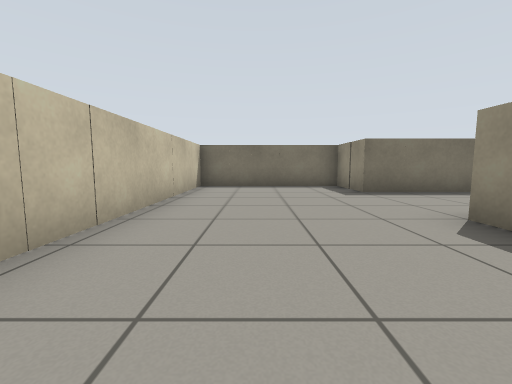
[1] (above)

16 first-person views from a walk through a Gazebo world. The camera is 0.64 m above the floor, tilts 6° down and sees 90° across. The floor is counted in squares, 1 m on a side. Each view is taken from the middle of a square. On the plan, view 1 faces up. The plan holds only what a view shows up to about 9 squares ahead; the rest is blank. Robots are left out. Surface patterns are stand-ins for the level's own textures.

[2]
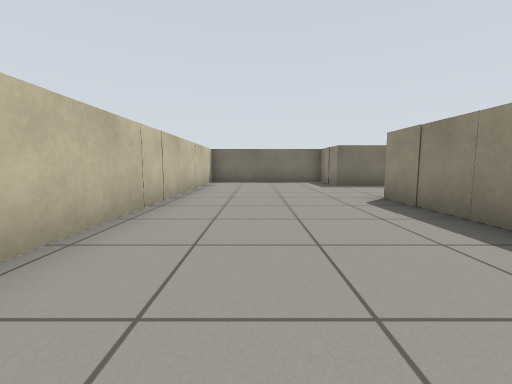

[3]
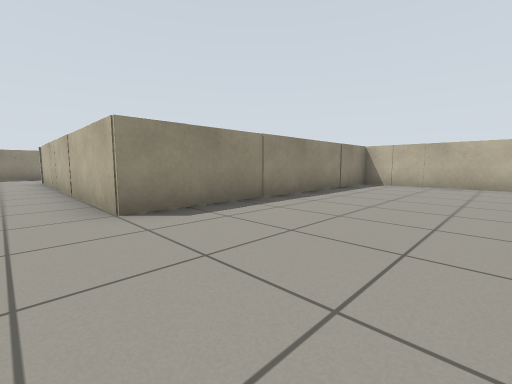

[4]
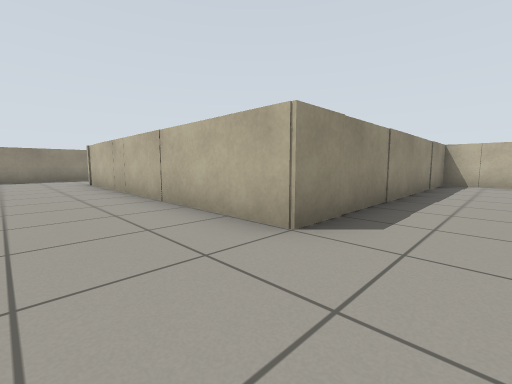

[5]
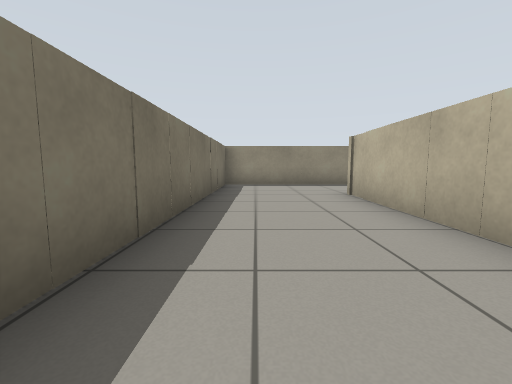

[6]
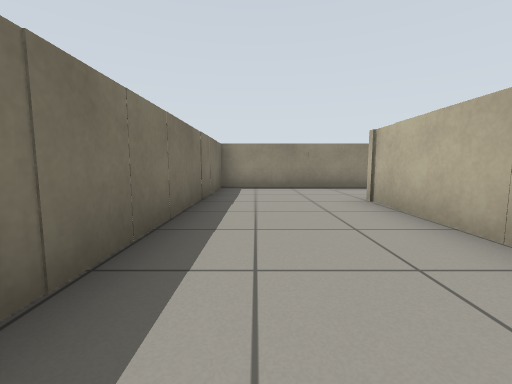

[7]
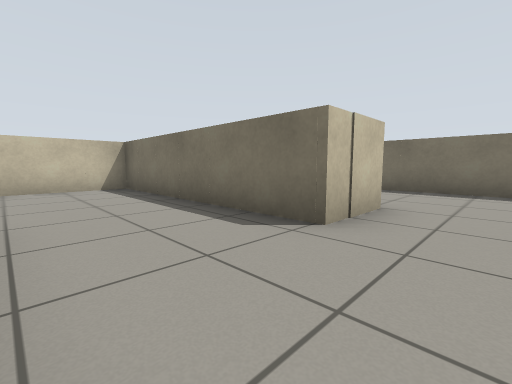

[8]
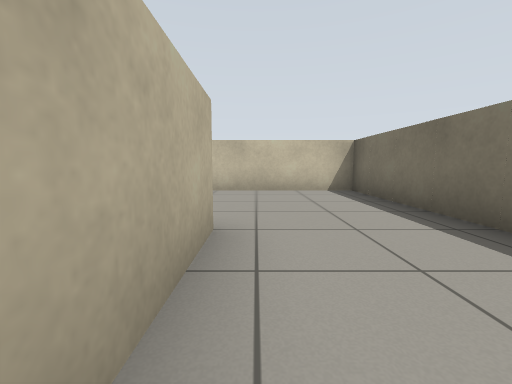

[9]
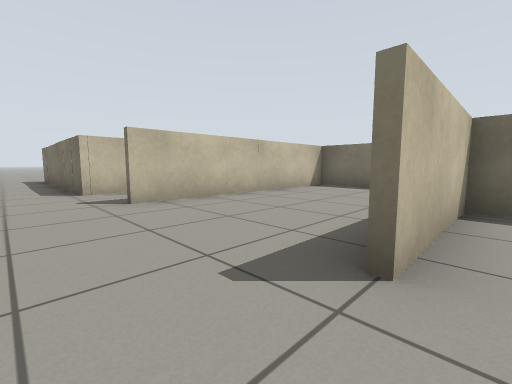

[10]
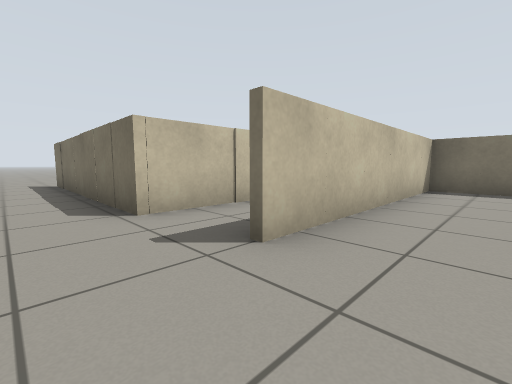

[11]
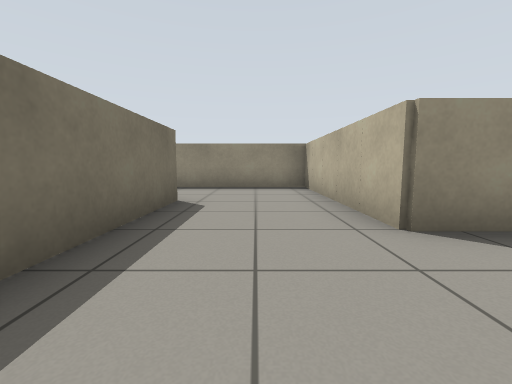

[12]
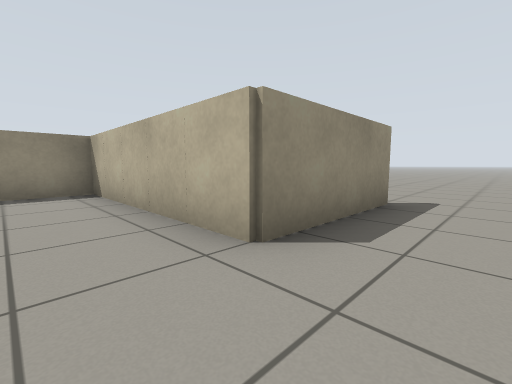

[13]
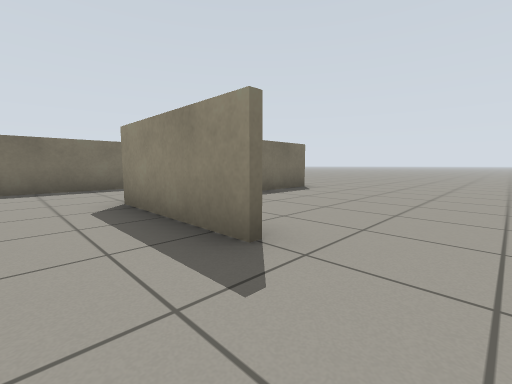

[14]
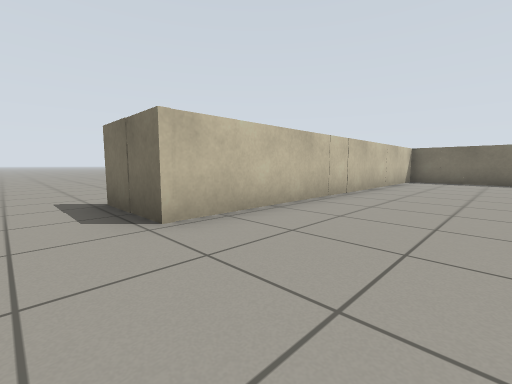

[15]
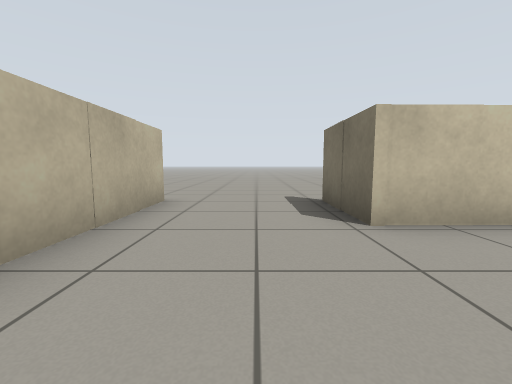

[16]
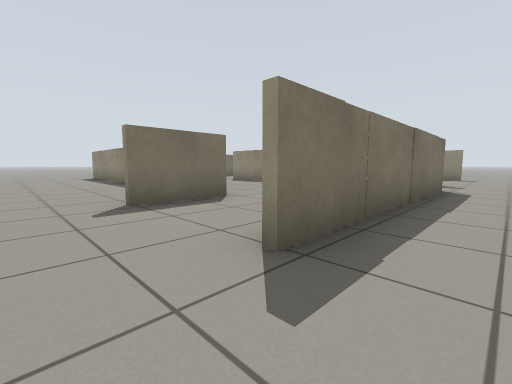

### Floor plan
Points are (right, up) in squares from view 1. A wall is a line through its corners. A room is listed if a view was taken in it or the views show most of it. See-through windows are left out.
Room 1 (views 1, 2, 3, 4, 5, 6, 7, 8, 10, 11, 12, 13, 14, 15, 16)
walls: (2.7, -2.8) (2.7, -4.8) (-3.6, -4.8); (8.4, -4.6) (8.4, -1.4) (13.4, -1.4) (13.4, 6) (2.5, 6) (2.5, 7.9) (-1.7, 7.9) (-1.7, -1.8); (-1.4, -4.6) (2.5, -4.7) (2.5, 3) (10.6, 3) (10.6, 1.4) (4.6, 1.4) (4.6, -4.5)
ways out: opening at (8, -5.5) to room 2; opening at (-4.5, -5); opening at (-2.5, -3.5)
Room 2 (view 9)
walls: (13.5, -1.6) (11.6, -1.6); (9.1, -1.6) (8.6, -1.6) (8.6, -4.5)
ways out: opening at (8, -5.5) to room 1

Where each view was taken, in squares from view 1:
view 1: 0 up, 0 right, facing up
view 2: 2 down, 0 right, facing up
view 3: 4 up, 1 left, facing down-right
view 4: 5 up, 1 right, facing down-right
view 5: 5 up, 5 right, facing right
view 6: 5 up, 6 right, facing right
view 7: 1 down, 12 right, facing up-left
view 8: 1 down, 11 right, facing left
view 9: 6 down, 9 right, facing up-left
view 10: 6 down, 6 right, facing up-left
view 11: 0 up, 6 right, facing right
view 12: 0 up, 7 right, facing down-right
view 13: 6 down, 7 right, facing up-right
view 14: 3 down, 1 right, facing up-left
view 15: 3 down, 1 right, facing left
view 16: 6 down, 5 left, facing up-right
